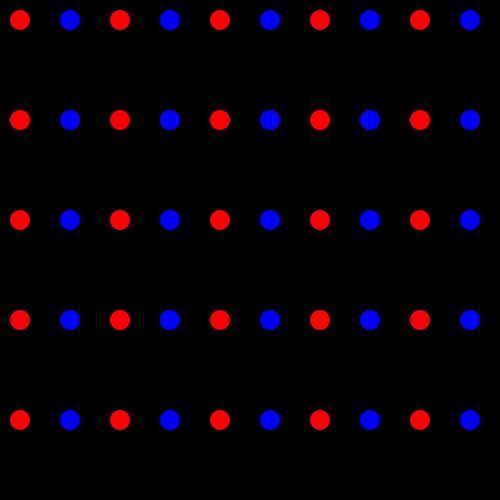
Frame 1 (no input)
Frame 60 (the mouse pressed at the canvas centre just before this capture): identical to frame 1, image omitted
Frame 120 (the mouse held since frame 60 and released just before this capture): identical to frame 1, image omitted

The Processing sketch that drew this single still picture (run headless with seeded random() and noise(); from frame 60 on, the mouse is pressed at the canvas centre):

// Processing sketch: cours_01_iteration02
// ── cours_01_iteration02.pde
float marginX = 50;
float marginY = 100;
float departX = 20;
float departY = 20;

void setup()
{
  size(500, 500);
}

void draw()
{
  background(0);
  noStroke();
  for (int i = 0; i<width/marginX; i++)
  {
    for (int j = 0; j<height/marginY; j++)
    {
      if (i % 2 == 0)
      {
        fill(255, 0, 0);
      } else
      {
        fill(0, 0, 255);
      }
      ellipse(departX + i*marginX, departY + j*marginY, 20, 20);
    }
  }
}
